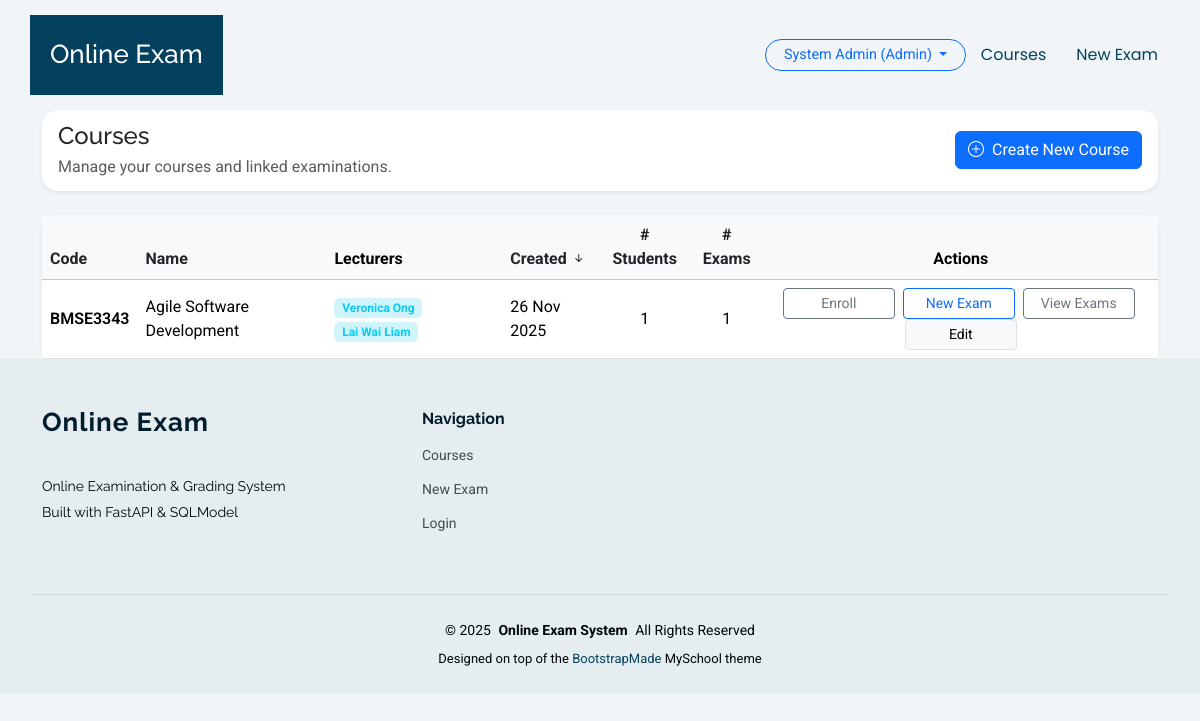
/courses/ (signed in), run on the app's committed database.
### app/models.py (models this page shows)
class User(SQLModel, table=True):
    __table_args__ = (UniqueConstraint("email", name="uq_user_email"),)
    id: Optional[int] = Field(default=None, primary_key=True)
    name: str
    email: str  # must be unique
    password_hash: str
    role: str = Field(default="student")  # "admin", "lecturer", "student"
    student_id: Optional[int] = Field(default=None, foreign_key="student.id")
    is_active: bool = Field(default=True)
    created_at: datetime = Field(default_factory=datetime.utcnow)
    title: Optional[str] = None  # Dr., Prof., Assoc. Prof., Mr., Ms., Mrs., Ir., Ts.
    staff_id: Optional[str] = None  # Unique staff/employee ID (for lecturers)
    phone: Optional[str] = None  # Contact number
    last_login: Optional[datetime] = None  # Updated after login
    status: str = Field(default="active")  # active, suspended

class Course(SQLModel, table=True):
    __table_args__ = (UniqueConstraint("code", name="uq_course_code"),)
    id: Optional[int] = Field(default=None, primary_key=True)
    code: str
    name: str
    description: Optional[str] = None
    created_at: datetime = Field(default_factory=datetime.utcnow)

### app/routers/courses.py (the view)
@router.get("/")
def list_courses(
    request: Request,
    sort: Optional[str] = Query("created"),
    direction: Optional[str] = Query("desc"),
    session: Session = Depends(get_session),
    current_user: User = Depends(require_role(["lecturer", "admin"])),
):
    courses = session.exec(select(Course)).all()
    exam_counts = dict(
        session.exec(select(Exam.course_id, func.count(Exam.id)).group_by(Exam.course_id)).all()
    )
    enrollment_counts = dict(
        session.exec(select(Enrollment.course_id, func.count(Enrollment.id)).group_by(Enrollment.course_id)).all()
    )
    course_lecturers_map = {}
    course_lecturers = session.exec(select(CourseLecturer)).all()
    for cl in course_lecturers:
        if cl.course_id not in course_lecturers_map:
            course_lecturers_map[cl.course_id] = []
        lecturer = session.get(User, cl.lecturer_id)
        if lecturer:
            course_lecturers_map[cl.course_id].append(lecturer)
    key_map = {
        "code": lambda c: c.code or "",
        "name": lambda c: c.name or "",
        "created": lambda c: c.created_at,
        "exams": lambda c: exam_counts.get(c.id, 0),
        "students": lambda c: enrollment_counts.get(c.id, 0),
    }
    sort_key = key_map.get(sort or "created", key_map["created"])
    is_desc = (direction or "desc").lower() == "desc"
    courses_sorted = sorted(courses, key=sort_key, reverse=is_desc)
    context = {
        "request": request,
        "courses": courses_sorted,
        "exam_counts": exam_counts,
        "enrollment_counts": enrollment_counts,
        "course_lecturers": course_lecturers_map,
        "sort": sort,
        "direction": "desc" if is_desc else "asc",
        "has_sort": (sort not in (None, "", "created") or (direction or "desc").lower() != "desc"),
        "current_user": current_user,
    }
    return templates.TemplateResponse("courses/list.html", context)

### app/templates/courses/list.html (shortened to what this page needs)
{% extends "base.html" %}
{% block content %}
<div class="container mb-4">
  <div class="card shadow-sm border-0 course-header-card">
    <div class="card-body d-flex justify-content-between align-items-center flex-wrap gap-3">
      <div>
        <h1 class="h4 mb-1">Courses</h1>
        <p class="text-muted mb-0">Manage your courses and linked examinations.</p>
      </div>
      <div class="d-flex gap-2 flex-wrap justify-content-end">
        <a class="btn btn-primary d-flex align-items-center" href="/courses/new">
          <i class="bi bi-plus-circle me-2"></i>
          <span>Create New Course</span>
        </a>
      </div>
    </div>
  </div>
</div>
{% if courses %}
<div class="container">
  <div class="card shadow-sm border-0 course-table-card">
    <div class="card-body p-0">
      <div class="table-responsive">
        <table class="table align-middle mb-0">
        <thead class="table-light">
          <tr>
            <th scope="col">
              <a href="?sort=code&direction={% if sort == 'code' and direction == 'asc' %}desc{% else %}asc{% endif %}"
                 class="text-decoration-none text-dark">
                Code
              </a>
            </th>
            <th scope="col">
              <a href="?sort=name&direction={% if sort == 'name' and direction == 'asc' %}desc{% else %}asc{% endif %}"
                 class="text-decoration-none text-dark">
                Name
              </a>
            </th>
            <th scope="col">Lecturers</th>
            <th scope="col">
              <a href="?sort=created&direction={% if sort == 'created' and direction == 'asc' %}desc{% else %}asc{% endif %}"
                 class="text-decoration-none text-dark">
                Created
                {% if sort == 'created' %}
                  {% if direction == 'asc' %}
                  <i class="bi bi-arrow-up-short"></i>
                  {% else %}
                  <i class="bi bi-arrow-down-short"></i>
                  {% endif %}
                {% endif %}
              </a>
            </th>
            <th scope="col" class="text-center">
              <a href="?sort=students&direction={% if sort == 'students' and direction == 'asc' %}desc{% else %}asc{% endif %}"
                 class="text-decoration-none text-dark">
                # Students
              </a>
            </th>
            <th scope="col" class="text-center">
              <a href="?sort=exams&direction={% if sort == 'exams' and direction == 'asc' %}desc{% else %}asc{% endif %}"
                 class="text-decoration-none text-dark">
                # Exams
              </a>
            </th>
            <th scope="col" class="text-center">Actions</th>
          </tr>
        </thead>
        <tbody>
          {% for course in courses %}
          <tr>
            <td class="fw-semibold">{{ course.code }}</td>
            <td>{{ course.name }}</td>
            <td>
              {% if course_lecturers.get(course.id) %}
                {% for lecturer in course_lecturers[course.id] %}
                  <span class="badge bg-info-subtle text-info me-1">{{ lecturer.name }}</span>
                {% endfor %}
              {% else %}
                <span class="text-muted small">No lecturers assigned</span>
              {% endif %}
            </td>
            <td>{{ course.created_at.strftime("%d %b %Y") }}</td>
            <td class="text-center">{{ enrollment_counts.get(course.id, 0) }}</td>
            <td class="text-center">{{ exam_counts.get(course.id, 0) }}</td>
            <td class="text-center course-actions">
              <a class="btn btn-sm btn-outline-secondary me-1" href="/courses/{{ course.id }}/enroll">
                Enroll
              </a>
              <a class="btn btn-sm btn-outline-primary me-1" href="/exams/new?course_id={{ course.id }}">
                New Exam
              </a>
              <a class="btn btn-sm btn-outline-secondary me-1" href="/exams/course/{{ course.id }}">
                View Exams
              </a>
              <a class="btn btn-sm btn-light border" href="/courses/{{ course.id }}/edit">
                Edit
              </a>
            </td>
          </tr>
          {% endfor %}
        </tbody>
      </table>
      </div>
    </div>
  </div>
</div>
{% endif %}
{% endblock %}

### app/templates/base.html (shortened to what this page needs)
<!DOCTYPE html>
<html lang="en">
<head>
  <link href="/static/myschool/assets/vendor/bootstrap/css/bootstrap.min.css" rel="stylesheet">
  <link href="/static/myschool/assets/vendor/bootstrap-icons/bootstrap-icons.css" rel="stylesheet">
  <link href="/static/myschool/assets/vendor/aos/aos.css" rel="stylesheet">
  <link href="/static/myschool/assets/vendor/swiper/swiper-bundle.min.css" rel="stylesheet">
  <link href="/static/myschool/assets/vendor/glightbox/css/glightbox.min.css" rel="stylesheet">
  <link href="/static/myschool/assets/css/main.css" rel="stylesheet">
</head>
<body class="index-page">
  <header id="header" class="header d-flex align-items-center sticky-top">
    <div
      class="header-container container-fluid container-xl position-relative d-flex align-items-center justify-content-end">
      <a href="/" class="logo d-flex align-items-center me-auto">
        <h1 class="sitename">Online Exam</h1>
      </a>
      <nav id="navmenu" class="navmenu">
        <ul>
          {% if current_user and (current_user.role == "lecturer" or current_user.role == "admin") %}
          <li><a href="/courses/">Courses</a></li>
          <li><a href="/exams/new">New Exam</a></li>
          {% endif %}
        </ul>
      </nav>
      <div class="d-flex align-items-center gap-2 ms-3 header-user-dropdown">
        {% if current_user %}
          <div class="dropdown">
            <button class="btn btn-outline-primary btn-sm header-auth-btn dropdown-toggle" type="button" id="userMenu"
              data-bs-toggle="dropdown" aria-expanded="false">
              {{ current_user.name }} ({{ current_user.role|capitalize }})
            </button>
          </div>
        {% else %}
          <a href="/auth/login" class="btn btn-outline-primary btn-sm header-auth-btn">Login</a>
          <a href="/auth/register-student" class="btn btn-primary btn-sm header-auth-btn">Student Register</a>
        {% endif %}
      </div>
    </div>
  </header>
  <main class="main">
    {% block content %}{% endblock %}
  </main>
  <footer id="footer" class="footer position-relative light-background">
    <div class="container footer-top">
      <div class="row gy-4">
        <div class="col-lg-4 col-md-6 footer-about">
          <a href="/courses/" class="logo d-flex align-items-center">
            <span class="sitename">Online Exam</span>
          </a>
          <div class="footer-contact pt-3">
            <p>Online Examination &amp; Grading System</p>
            <p>Built with FastAPI &amp; SQLModel</p>
          </div>
        </div>
        <div class="col-lg-2 col-md-3 footer-links">
          <h4>Navigation</h4>
          <ul>
            <li><a href="/courses/">Courses</a></li>
            <li><a href="/exams/new">New Exam</a></li>
            <li><a href="/auth/login">Login</a></li>
          </ul>
        </div>
      </div>
    </div>
    <div class="container copyright text-center mt-4">
      <p>&copy; <span>2025</span> <strong class="px-1 sitename">Online Exam System</strong> <span>All Rights
          Reserved</span></p>
      <div class="credits">
        Designed on top of the <a href="https://bootstrapmade.com/">BootstrapMade</a> MySchool theme
      </div>
    </div>
  </footer>
</body>
</html>

### app/templates/base.html (style rules this page uses)
.header-user-dropdown .dropdown-toggle, .header-auth-btn { border-radius: 999px; padding-inline: 1.1rem; font-size: 0.9rem; }

### app/templates/courses/list.html (style rules this page uses)
.course-header-card { border-radius: 1rem; }
.course-table-card { border-radius: 1rem; }
.course-actions .btn { min-width: 7rem; }
.course-header-card .card-body { padding-top: 0.75rem; padding-bottom: 0.75rem; }

### data on the page
User: name "System Admin", role "Admin"
Course: code "BMSE3343", name "Agile Software Development", created_at "26 Nov 2025", get "1"
User: name "Veronica Ong"
User: name "Lai Wai Liam"
